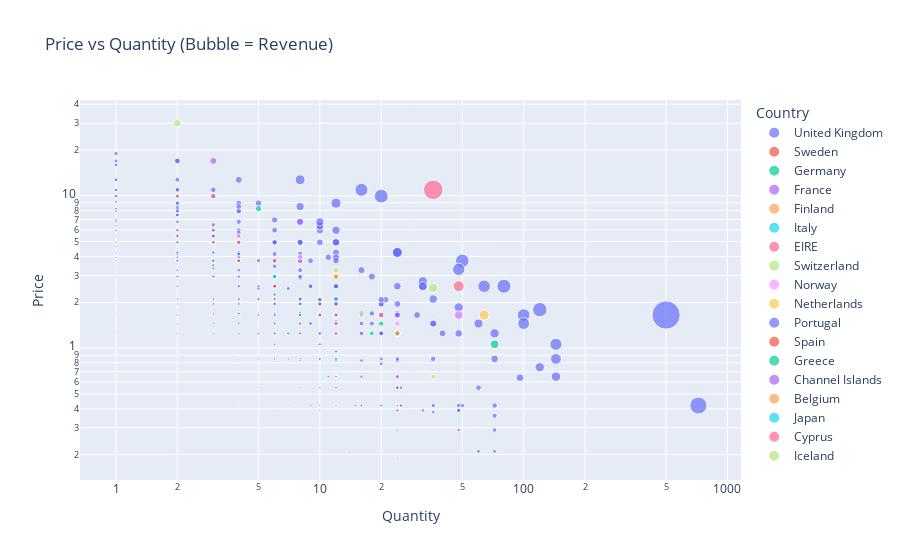

The notebook cell this image was saved under:
### Markdown cell above
#  Scatter Plot (bubble chart)
### Price vs Quantity with Revenue as Size

### Code cell
fig = px.scatter(df_sample.sample(1000), # Randomly selects 1000 rows from your DataFrame (for performance and clarity).
                 x='Quantity', 
                 y='Price',
                 size='Revenue', 
                 color='Country',
                 hover_data=['Revenue', 'Month'], # When you hover over a bubble, it shows Revenue and Month in the tooltip.
                 title='Price vs Quantity (Bubble = Revenue)')

fig.update_layout(xaxis_type='log', yaxis_type='log')
# This applies logarithmic scaling to both axes.
fig.show()

### Figure 1 — Plotly figure (JSON) as saved in the notebook; plotly's stock layout.template omitted (floating-point values rounded to 4 significant figures; data arrays with more than 128 entries replaced by an {"elided": "..."} marker saying what was removed)
{"data": [{"customdata": {"elided": "903x2 mixed values"}, "hovertemplate": "Country=United Kingdom<br>Quantity=%{x}<br>Price=%{y}<br>Revenue=%{customdata[0]}<br>Month=%{customdata[1]}<extra></extra>", "legendgroup": "United Kingdom", "marker": {"color": "#636efa", "size": {"elided": "903 float values"}, "sizemode": "area", "sizeref": 2.062, "symbol": "circle"}, "mode": "markers", "name": "United Kingdom", "orientation": "v", "showlegend": true, "type": "scatter", "x": {"elided": "903 int values"}, "xaxis": "x", "y": {"elided": "903 float values"}, "yaxis": "y"}, {"customdata": [[15.3, "2011-08"]], "hovertemplate": "Country=Sweden<br>Quantity=%{x}<br>Price=%{y}<br>Revenue=%{customdata[0]}<br>Month=%{customdata[1]}<extra></extra>", "legendgroup": "Sweden", "marker": {"color": "#EF553B", "size": [15.3], "sizemode": "area", "sizeref": 2.062, "symbol": "circle"}, "mode": "markers", "name": "Sweden", "orientation": "v", "showlegend": true, "type": "scatter", "x": [6], "xaxis": "x", "y": [2.55], "yaxis": "y"}, {"customdata": [[17.7, "2011-11"], [17.85, "2010-07"], [12.6, "2011-01"], [22.5, "2010-11"], [15, "2011-10"], [19.8, "2010-08"], [15.6, "2011-11"], [30, "2010-04"], [76.32, "2011-02"], [15, "2011-08"], [14.85, "2009-12"], [4.95, "2011-06"], [41.25, "2011-04"], [20.8, "2011-04"], [10.2, "2010-04"], [5.04, "2011-01"], [16.5, "2011-11"], [6.96, "2010-10"], [11.9, "2010-03"], [13.5, "2010-06"], [29, "2011-10"], [13.2, "2011-10"], [6.8, "2011-04"], [19.8, "2011-06"], [35.4, "2011-09"]], "hovertemplate": "Country=Germany<br>Quantity=%{x}<br>Price=%{y}<br>Revenue=%{customdata[0]}<br>Month=%{customdata[1]}<extra></extra>", "legendgroup": "Germany", "marker": {"color": "#00cc96", "size": [17.7, 17.85, 12.6, 22.5, 15.0, 19.8, 15.6, 30.0, 76.32, 15.0, 14.85, 4.95, 41.25, 20.8, 10.2, 5.04, 16.5, 6.96, 11.9, 13.5, 29.0, 13.2, 6.8, 19.8, 35.4], "sizemode": "area", "sizeref": 2.062, "symbol": "circle"}, "mode": "markers", "name": "Germany", "orientation": "v", "showlegend": true, "type": "scatter", "x": [6, 3, 6, 18, 4, 12, 8, 24, 72, 4, 3, 1, 5, 10, 12, 12, 10, 24, 2, 6, 20, 8, 8, 12, 12], "xaxis": "x", "y": [2.95, 5.95, 2.1, 1.25, 3.75, 1.65, 1.95, 1.25, 1.06, 3.75, 4.95, 4.95, 8.25, 2.08, 0.85, 0.42, 1.65, 0.29, 5.95, 2.25, 1.45, 1.65, 0.85, 1.65, 2.95], "yaxis": "y"}, {"customdata": [[17.85, "2011-10"], [19.8, "2010-07"], [39.6, "2010-11"], [19.8, "2011-10"], [30, "2011-01"], [23.4, "2011-07"], [20, "2011-06"], [8.5, "2011-09"], [50.85, "2011-10"], [1.95, "2010-11"], [19.5, "2010-11"], [13.92, "2010-06"], [9.9, "2010-07"], [17.4, "2011-05"], [15.6, "2010-04"], [54, "2010-01"], [17.4, "2011-03"], [15, "2011-09"]], "hovertemplate": "Country=France<br>Quantity=%{x}<br>Price=%{y}<br>Revenue=%{customdata[0]}<br>Month=%{customdata[1]}<extra></extra>", "legendgroup": "France", "marker": {"color": "#ab63fa", "size": [17.85, 19.8, 39.6, 19.8, 30.0, 23.4, 20.0, 8.5, 50.85, 1.95, 19.5, 13.92, 9.9, 17.4, 15.6, 54.0, 17.4, 15.0], "sizemode": "area", "sizeref": 2.062, "symbol": "circle"}, "mode": "markers", "name": "France", "orientation": "v", "showlegend": true, "type": "scatter", "x": [3, 4, 24, 12, 8, 12, 16, 10, 3, 1, 10, 48, 2, 12, 24, 8, 12, 12], "xaxis": "x", "y": [5.95, 4.95, 1.65, 1.65, 3.75, 1.95, 1.25, 0.85, 16.95, 1.95, 1.95, 0.29, 4.95, 1.45, 0.65, 6.75, 1.45, 1.25], "yaxis": "y"}, {"customdata": [[7.8, "2011-03"]], "hovertemplate": "Country=Finland<br>Quantity=%{x}<br>Price=%{y}<br>Revenue=%{customdata[0]}<br>Month=%{customdata[1]}<extra></extra>", "legendgroup": "Finland", "marker": {"color": "#FFA15A", "size": [7.8], "sizemode": "area", "sizeref": 2.062, "symbol": "circle"}, "mode": "markers", "name": "Finland", "orientation": "v", "showlegend": true, "type": "scatter", "x": [12], "xaxis": "x", "y": [0.65], "yaxis": "y"}, {"customdata": [[25.2, "2011-08"], [14.85, "2011-01"]], "hovertemplate": "Country=Italy<br>Quantity=%{x}<br>Price=%{y}<br>Revenue=%{customdata[0]}<br>Month=%{customdata[1]}<extra></extra>", "legendgroup": "Italy", "marker": {"color": "#19d3f3", "size": [25.2, 14.85], "sizemode": "area", "sizeref": 2.062, "symbol": "circle"}, "mode": "markers", "name": "Italy", "orientation": "v", "showlegend": true, "type": "scatter", "x": [12, 3], "xaxis": "x", "y": [2.1, 4.95], "yaxis": "y"}, {"customdata": [[14.85, "2011-10"], [6.64, "2011-08"], [394.2, "2010-09"], [21.8, "2010-07"], [122.4, "2011-03"], [5.04, "2011-10"], [19.8, "2011-02"], [17.85, "2010-03"], [22.5, "2011-06"], [19.8, "2011-07"], [10, "2010-07"], [29.85, "2010-06"], [14.85, "2010-11"], [7.8, "2011-11"], [16.5, "2010-03"], [33, "2011-06"], [15, "2010-10"], [15, "2011-12"], [11.9, "2011-09"]], "hovertemplate": "Country=EIRE<br>Quantity=%{x}<br>Price=%{y}<br>Revenue=%{customdata[0]}<br>Month=%{customdata[1]}<extra></extra>", "legendgroup": "EIRE", "marker": {"color": "#FF6692", "size": [14.85, 6.64, 394.2, 21.8, 122.4, 5.04, 19.8, 17.85, 22.5, 19.8, 10.0, 29.85, 14.85, 7.8, 16.5, 33.0, 15.0, 15.0, 11.9], "sizemode": "area", "sizeref": 2.062, "symbol": "circle"}, "mode": "markers", "name": "EIRE", "orientation": "v", "showlegend": true, "type": "scatter", "x": [3, 8, 36, 4, 48, 12, 12, 3, 6, 4, 8, 3, 3, 12, 10, 20, 4, 12, 2], "xaxis": "x", "y": [4.95, 0.83, 10.95, 5.45, 2.55, 0.42, 1.65, 5.95, 3.75, 4.95, 1.25, 9.95, 4.95, 0.65, 1.65, 1.65, 3.75, 1.25, 5.95], "yaxis": "y"}, {"customdata": [[35.4, "2011-08"], [39, "2011-10"], [12.48, "2011-11"], [89.64, "2011-09"], [59.9, "2010-06"]], "hovertemplate": "Country=Switzerland<br>Quantity=%{x}<br>Price=%{y}<br>Revenue=%{customdata[0]}<br>Month=%{customdata[1]}<extra></extra>", "legendgroup": "Switzerland", "marker": {"color": "#B6E880", "size": [35.4, 39.0, 12.48, 89.64, 59.9], "sizemode": "area", "sizeref": 2.062, "symbol": "circle"}, "mode": "markers", "name": "Switzerland", "orientation": "v", "showlegend": true, "type": "scatter", "x": [12, 12, 6, 36, 2], "xaxis": "x", "y": [2.95, 3.25, 2.08, 2.49, 29.95], "yaxis": "y"}, {"customdata": [[34.8, "2010-11"], [79.2, "2011-09"], [15, "2011-08"], [31.6, "2010-11"]], "hovertemplate": "Country=Norway<br>Quantity=%{x}<br>Price=%{y}<br>Revenue=%{customdata[0]}<br>Month=%{customdata[1]}<extra></extra>", "legendgroup": "Norway", "marker": {"color": "#FF97FF", "size": [34.8, 79.2, 15.0, 31.6], "sizemode": "area", "sizeref": 2.062, "symbol": "circle"}, "mode": "markers", "name": "Norway", "orientation": "v", "showlegend": true, "type": "scatter", "x": [24, 48, 12, 8], "xaxis": "x", "y": [1.45, 1.65, 1.25, 3.95], "yaxis": "y"}, {"customdata": [[105.6, "2011-10"], [23.4, "2011-09"], [10.08, "2010-11"]], "hovertemplate": "Country=Netherlands<br>Quantity=%{x}<br>Price=%{y}<br>Revenue=%{customdata[0]}<br>Month=%{customdata[1]}<extra></extra>", "legendgroup": "Netherlands", "marker": {"color": "#FECB52", "size": [105.6, 23.4, 10.08], "sizemode": "area", "sizeref": 2.062, "symbol": "circle"}, "mode": "markers", "name": "Netherlands", "orientation": "v", "showlegend": true, "type": "scatter", "x": [64, 36, 24], "xaxis": "x", "y": [1.65, 0.65, 0.42], "yaxis": "y"}, {"customdata": [[24.9, "2011-10"], [41.6, "2011-08"], [15.9, "2010-12"], [51, "2011-11"], [13.2, "2010-06"]], "hovertemplate": "Country=Portugal<br>Quantity=%{x}<br>Price=%{y}<br>Revenue=%{customdata[0]}<br>Month=%{customdata[1]}<extra></extra>", "legendgroup": "Portugal", "marker": {"color": "#636efa", "size": [24.9, 41.6, 15.9, 51.0, 13.2], "sizemode": "area", "sizeref": 2.062, "symbol": "circle"}, "mode": "markers", "name": "Portugal", "orientation": "v", "showlegend": true, "type": "scatter", "x": [6, 20, 2, 4, 24], "xaxis": "x", "y": [4.15, 2.08, 7.95, 12.75, 0.55], "yaxis": "y"}, {"customdata": [[15, "2010-09"], [2.25, "2011-10"]], "hovertemplate": "Country=Spain<br>Quantity=%{x}<br>Price=%{y}<br>Revenue=%{customdata[0]}<br>Month=%{customdata[1]}<extra></extra>", "legendgroup": "Spain", "marker": {"color": "#EF553B", "size": [15.0, 2.25], "sizemode": "area", "sizeref": 2.062, "symbol": "circle"}, "mode": "markers", "name": "Spain", "orientation": "v", "showlegend": true, "type": "scatter", "x": [4, 1], "xaxis": "x", "y": [3.75, 2.25], "yaxis": "y"}, {"customdata": [[17.7, "2011-04"]], "hovertemplate": "Country=Greece<br>Quantity=%{x}<br>Price=%{y}<br>Revenue=%{customdata[0]}<br>Month=%{customdata[1]}<extra></extra>", "legendgroup": "Greece", "marker": {"color": "#00cc96", "size": [17.7], "sizemode": "area", "sizeref": 2.062, "symbol": "circle"}, "mode": "markers", "name": "Greece", "orientation": "v", "showlegend": true, "type": "scatter", "x": [6], "xaxis": "x", "y": [2.95], "yaxis": "y"}, {"customdata": [[15, "2010-09"], [17.4, "2011-03"], [12.6, "2011-09"], [16.5, "2011-03"]], "hovertemplate": "Country=Channel Islands<br>Quantity=%{x}<br>Price=%{y}<br>Revenue=%{customdata[0]}<br>Month=%{customdata[1]}<extra></extra>", "legendgroup": "Channel Islands", "marker": {"color": "#ab63fa", "size": [15.0, 17.4, 12.6, 16.5], "sizemode": "area", "sizeref": 2.062, "symbol": "circle"}, "mode": "markers", "name": "Channel Islands", "orientation": "v", "showlegend": true, "type": "scatter", "x": [12, 12, 6, 10], "xaxis": "x", "y": [1.25, 1.45, 2.1, 1.65], "yaxis": "y"}, {"customdata": [[35.4, "2010-04"], [19.9, "2011-09"], [35.4, "2010-02"], [30, "2011-08"]], "hovertemplate": "Country=Belgium<br>Quantity=%{x}<br>Price=%{y}<br>Revenue=%{customdata[0]}<br>Month=%{customdata[1]}<extra></extra>", "legendgroup": "Belgium", "marker": {"color": "#FFA15A", "size": [35.4, 19.9, 35.4, 30.0], "sizemode": "area", "sizeref": 2.062, "symbol": "circle"}, "mode": "markers", "name": "Belgium", "orientation": "v", "showlegend": true, "type": "scatter", "x": [12, 2, 12, 24], "xaxis": "x", "y": [2.95, 9.95, 2.95, 1.25], "yaxis": "y"}, {"customdata": [[2.1, "2010-02"]], "hovertemplate": "Country=Japan<br>Quantity=%{x}<br>Price=%{y}<br>Revenue=%{customdata[0]}<br>Month=%{customdata[1]}<extra></extra>", "legendgroup": "Japan", "marker": {"color": "#19d3f3", "size": [2.1], "sizemode": "area", "sizeref": 2.062, "symbol": "circle"}, "mode": "markers", "name": "Japan", "orientation": "v", "showlegend": true, "type": "scatter", "x": [1], "xaxis": "x", "y": [2.1], "yaxis": "y"}, {"customdata": [[14.85, "2011-02"]], "hovertemplate": "Country=Cyprus<br>Quantity=%{x}<br>Price=%{y}<br>Revenue=%{customdata[0]}<br>Month=%{customdata[1]}<extra></extra>", "legendgroup": "Cyprus", "marker": {"color": "#FF6692", "size": [14.85], "sizemode": "area", "sizeref": 2.062, "symbol": "circle"}, "mode": "markers", "name": "Cyprus", "orientation": "v", "showlegend": true, "type": "scatter", "x": [3], "xaxis": "x", "y": [4.95], "yaxis": "y"}, {"customdata": [[26.4, "2011-08"]], "hovertemplate": "Country=Iceland<br>Quantity=%{x}<br>Price=%{y}<br>Revenue=%{customdata[0]}<br>Month=%{customdata[1]}<extra></extra>", "legendgroup": "Iceland", "marker": {"color": "#B6E880", "size": [26.4], "sizemode": "area", "sizeref": 2.062, "symbol": "circle"}, "mode": "markers", "name": "Iceland", "orientation": "v", "showlegend": true, "type": "scatter", "x": [16], "xaxis": "x", "y": [1.65], "yaxis": "y"}], "layout": {"legend": {"itemsizing": "constant", "title": {"text": "Country"}, "tracegroupgap": 0}, "title": {"text": "Price vs Quantity (Bubble = Revenue)"}, "xaxis": {"anchor": "y", "domain": [0, 1], "title": {"text": "Quantity"}, "type": "log"}, "yaxis": {"anchor": "x", "domain": [0, 1], "title": {"text": "Price"}, "type": "log"}}}
